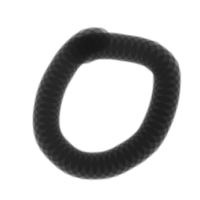
#> input picture chapter05/0.png, 200 x 200 px
$ python -i dispImageMosaic.py   (imports and definitions only)
#> lines starting #> are read from the running program, lines starting #| are printed output that depends on the picture
import tkinter as tk
import tkinter.filedialog as fd
import PIL
import PIL.ImageTk

def dispPhoto(path):
    #画像を読み込む
#> called with path = '../chapter05/0.png'
    newImage = PIL.Image.open(path).convert("L").resize((32, 32)).resize((300, 300))
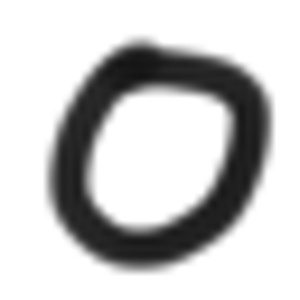
#> newImage: PIL image 300x300 L; min 19, max 255, mean 200.8
    #そのイメージをラベルに表示する
#> (the run stopped early here; a loop or call above may not have finished)

$ run again, on chapter05/08.png
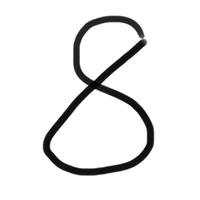
#> input picture chapter05/08.png, 200 x 200 px
#> in dispPhoto, `newImage = PIL.Image.open(path).convert("L").resize((32, 32)).resize((..`:
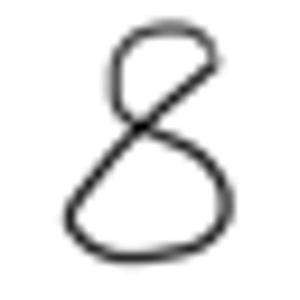
#> newImage: PIL image 300x300 L; min 0, max 255, mean 234.3

$ run again, on chapter05/1.png
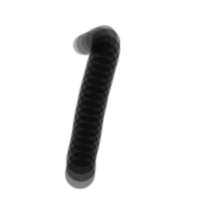
#> input picture chapter05/1.png, 200 x 200 px
#> in dispPhoto, `newImage = PIL.Image.open(path).convert("L").resize((32, 32)).resize((..`:
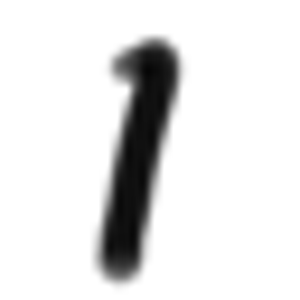
#> newImage: PIL image 300x300 L; min 6, max 255, mean 228.4

$ run again, on chapter05/2.png
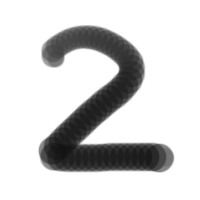
#> input picture chapter05/2.png, 200 x 200 px
#> in dispPhoto, `newImage = PIL.Image.open(path).convert("L").resize((32, 32)).resize((..`:
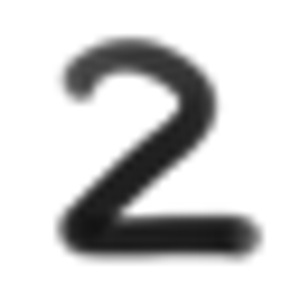
#> newImage: PIL image 300x300 L; min 19, max 255, mean 210.2
